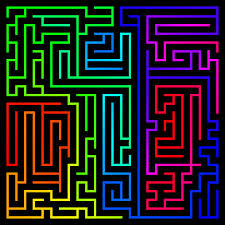
#> input picture example_maze.jpg, 225 x 225 px
$ python Q1.py
#> lines starting #> are read from the running program, lines starting #| are printed output that depends on the picture
import os

import cv2
import matplotlib.pyplot as plt
import Q1_helpers as helpers


# [67 lines left out: functions separate_and_display_channels, detect_maze_walls, not called in this run]


def detect_maze_walls_hsv(image_path):
    #load image
#> called with image_path = 'example_maze.jpg'
    image = cv2.imread(image_path)
#> image is the input picture: shape (225, 225, 3); mean B, G, R 33.6, 32, 32.8
    image_hsv = cv2.cvtColor(image, cv2.COLOR_BGR2HSV)
#> image_hsv: shape (225, 225, 3); mean H, S, V 82.2, 243.6, 70

    #split image into H, S, V channels
    H, S, V = cv2.split(image_hsv)
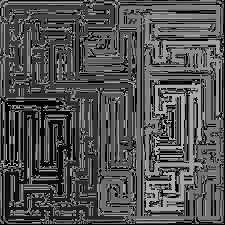
#> H: shape (225, 225); min 0, max 179, mean 82.2
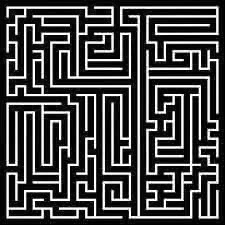
#> V: shape (225, 225); min 0, max 255, mean 70

    # apply median blur to each channel
    H_blur = cv2.medianBlur(H, 5)
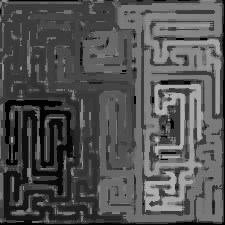
#> H_blur: shape (225, 225); min 0, max 178, mean 82.4
    S_blur = cv2.medianBlur(S, 5)
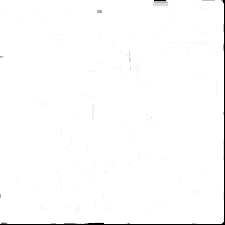
#> S_blur: shape (225, 225); min 0, max 255, mean 252.2
    V_blur = cv2.medianBlur(V, 5)
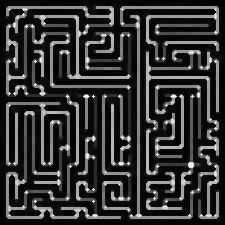
#> V_blur: shape (225, 225); min 0, max 251, mean 49.7

    #apply Canny edge detection to S channel
    H_edges = cv2.Canny(H_blur, 50, 150)
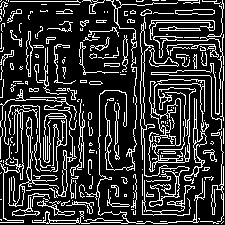
#> H_edges: shape (225, 225); 20.4% white in thin lines or dots
    S_edges = cv2.Canny(S_blur, 50, 150)
#> S_edges: shape (225, 225); 1.1% white in thin lines or dots
    V_edges = cv2.Canny(V_blur, 50, 150)
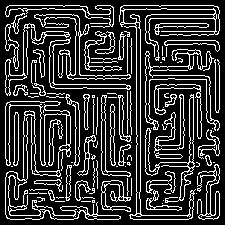
#> V_edges: shape (225, 225); 21% white in thin lines or dots

    #display original image and the different channels and edges
    fig, axs = plt.subplots(2, 3, figsize=(15, 10))
    axs[0, 0].imshow(H, cmap='gray')
    axs[0, 0].set_title('Hue Channel')
    axs[0, 1].imshow(S, cmap='gray')
    axs[0, 1].set_title('Saturation Channel')
    axs[0, 2].imshow(V, cmap='gray')
    axs[0, 2].set_title('Value Channel')
    axs[1, 0].imshow(H_edges, cmap='gray')
    axs[1, 0].set_title('Hue Edges')
    axs[1, 1].imshow(S_edges, cmap='gray')
    axs[1, 1].set_title('Saturation Edges')
    axs[1, 2].imshow(V_edges, cmap='gray')
    axs[1, 2].set_title('Value Edges')

    for ax in axs.flat:
        ax.axis('off')

    plt.show()


# [4 lines left out: function main, not called in this run]


if __name__ == '__main__':
    detect_maze_walls_hsv('example_maze.jpg')
